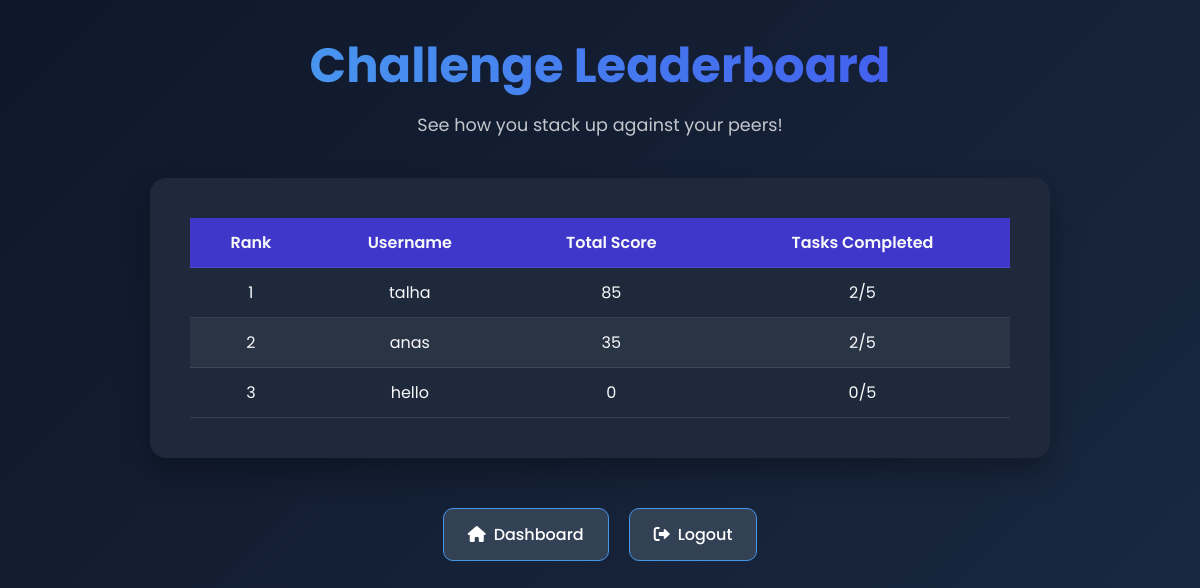
/leaderboard.php (signed in), run on the app's committed database.
### tables this page shows
CREATE TABLE `users` (
  `user_id` int(11) NOT NULL,
  `username` varchar(50) NOT NULL,
  `password` varchar(255) NOT NULL
);

### public/leaderboard.php (the view, shortened to what this page needs)
<?php
require 'config.php';
$sql = "
    SELECT
      u.username,
      (
        COALESCE(p.xss_totalmark, 0)
      + COALESCE(p.csrf_totalmark, 0)
      + COALESCE(p.fileupload_totalmark, 0)
      + COALESCE(p.openredirect_totalmark, 0)
      + COALESCE(p.ssrf_totalmark, 0)
      ) AS total_score,
      (
        COALESCE(p.xss_complete, 0)
      + COALESCE(p.csrf_complete, 0)
      + COALESCE(p.fileupload_complete, 0)
      + COALESCE(p.openredirect_complete, 0)
      + COALESCE(p.ssrf_complete, 0)
      ) AS tasks_completed
    FROM users AS u
    LEFT JOIN user_task_progress AS p
      ON u.user_id = p.user_id
    ORDER BY total_score DESC, u.username ASC
";
$stmt = $pdo->query($sql);
$rows = $stmt->fetchAll(PDO::FETCH_ASSOC);
?>
<!DOCTYPE html>
<html lang="en">
<head>
  <link rel="stylesheet" href="https://cdnjs.cloudflare.com/ajax/libs/font-awesome/6.0.0-beta3/css/all.min.css">
</head>
<body>
  <div class="intro">
    <h1>Challenge Leaderboard</h1>
    <p>See how you stack up against your peers!</p>
  </div>
  <div class="playground">
    <table>
      <thead>
        <tr>
          <th>Rank</th>
          <th>Username</th>
          <th>Total Score</th>
          <th>Tasks Completed</th>
        </tr>
      </thead>
      <tbody>
        <?php
          $rank = 1;
          foreach ($rows as $row):
        ?>
        <tr>
          <td><?= $rank ?></td>
          <td><?= htmlspecialchars($row['username'], ENT_QUOTES, 'UTF-8') ?></td>
          <td><?= (int)$row['total_score'] ?></td>
          <td><?= (int)$row['tasks_completed'] ?>/5</td>
        </tr>
        <?php
          $rank++;
          endforeach;
        ?>
      </tbody>
    </table>
  </div>
  <div class="navigation">
    <a class="nav-btn" href="dashboard.php">
      <i class="fas fa-home"></i> Dashboard
    </a>
    <a class="nav-btn" href="logout.php">
      <i class="fas fa-sign-out-alt"></i> Logout
    </a>
  </div>
</body>
</html>

### public/leaderboard.php (style rules this page uses)
:root { --primary: #4361ee; --secondary: #3f37c9; --accent: #4895ef; --dark: #2b2d42; --light: #f8f9fa; --success: #4cc9f0; --warning: #f8961e; --danger: #f72585; --gray: #6c757d; --dark-bg: #0f172a; --card-bg: #1e293b; }
* { box-sizing: border-box; margin: 0; padding: 0; font-family: 'Poppins', sans-serif; }
body { background: linear-gradient(135deg, var(--dark-bg), #1a2a42); color: var(--light); display: flex; flex-direction: column; align-items: center; min-height: 100vh; padding: 30px 15px; }
.intro { text-align: center; max-width: 800px; margin-bottom: 40px; animation: fadeInDown 0.8s ease; }
.intro h1 { font-size: 3rem; font-weight: 700; background: linear-gradient(90deg, var(--accent), var(--primary)); -webkit-background-clip: text; color: transparent; margin-bottom: 10px; }
.intro p { font-size: 1.1rem; color: rgba(255,255,255,0.75); }
.playground { background: var(--card-bg); padding: 2.5rem; border-radius: 16px; box-shadow: 0 15px 30px rgba(0,0,0,0.3); width: 100%; max-width: 900px; margin-bottom: 30px; animation: fadeInUp 0.8s ease; }
table { width: 100%; border-collapse: collapse; color: var(--light); }
th, td { padding: 12px 15px; border-bottom: 1px solid rgba(255,255,255,0.1); text-align: center; }
th { background: var(--secondary); font-weight: 600; }
tr:nth-child(even) { background: rgba(255,255,255,0.05); }
.navigation { display: flex; justify-content: center; gap: 20px; margin-top: 20px; width: 100%; max-width: 800px; }
.nav-btn { padding: 0.8rem 1.5rem; background: #334155; border-radius: 10px; cursor: pointer; transition: all 0.3s ease; font-weight: 500; border: 1px solid var(--accent); color: white; display: flex; align-items: center; gap: 8px; text-decoration: none; }

### data on the page
users: username "talha", total_score "85", tasks_completed "2"
users: username "anas", total_score "35", tasks_completed "2"
users: username "hello", total_score "0", tasks_completed "0"
